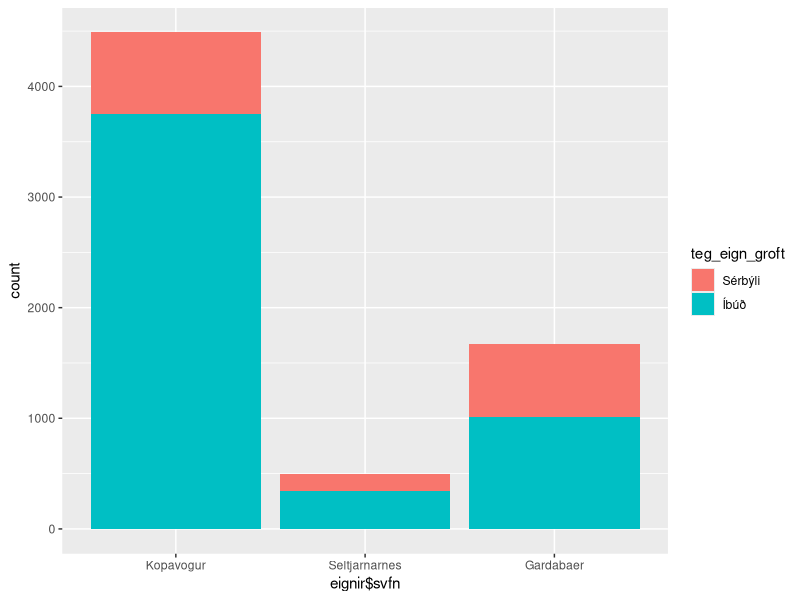
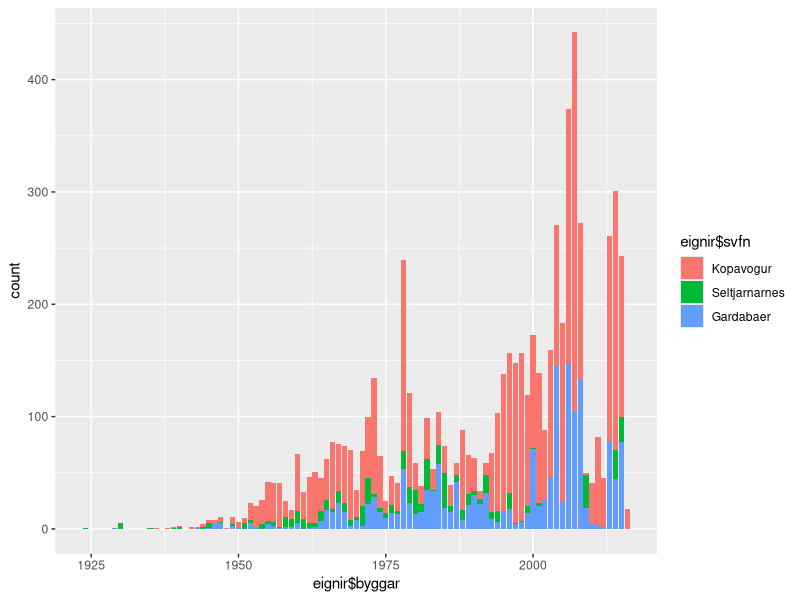
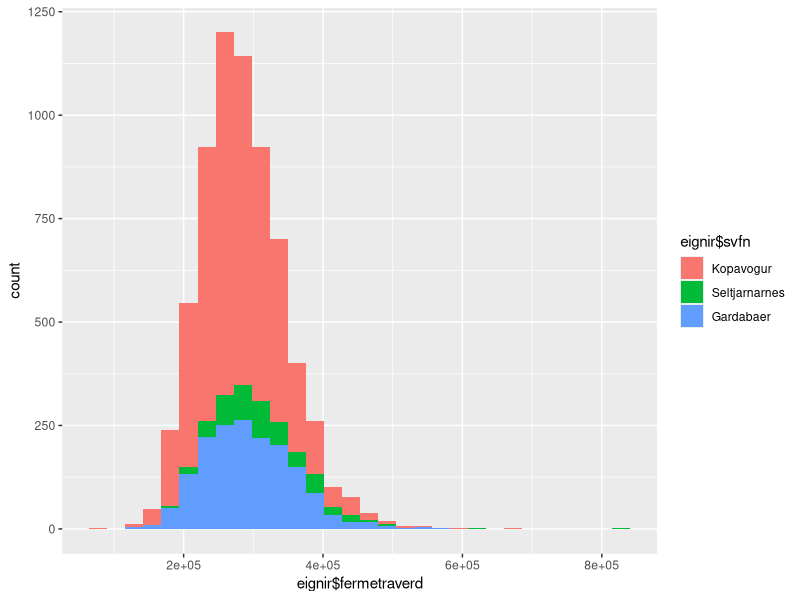
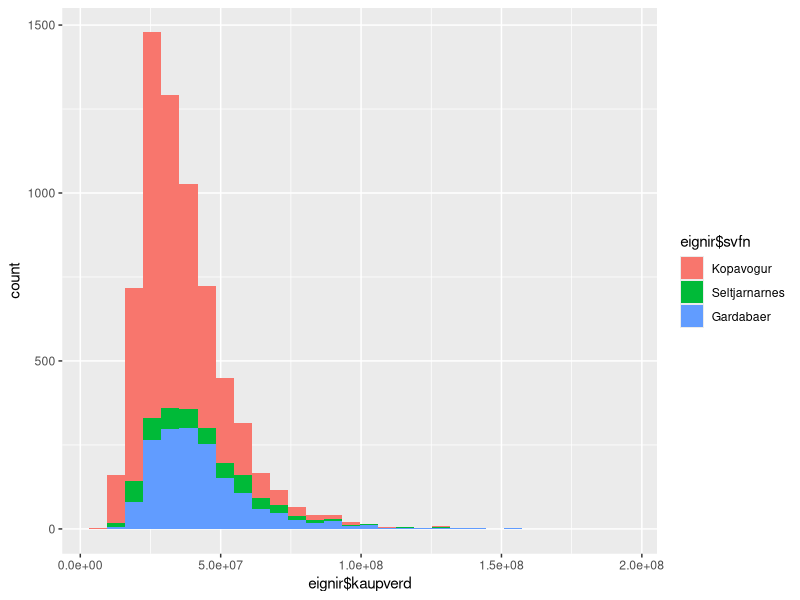
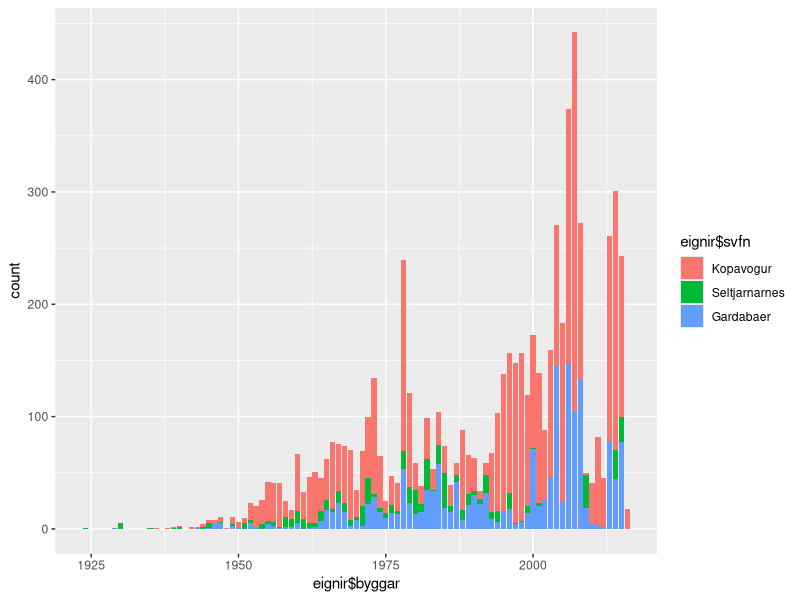
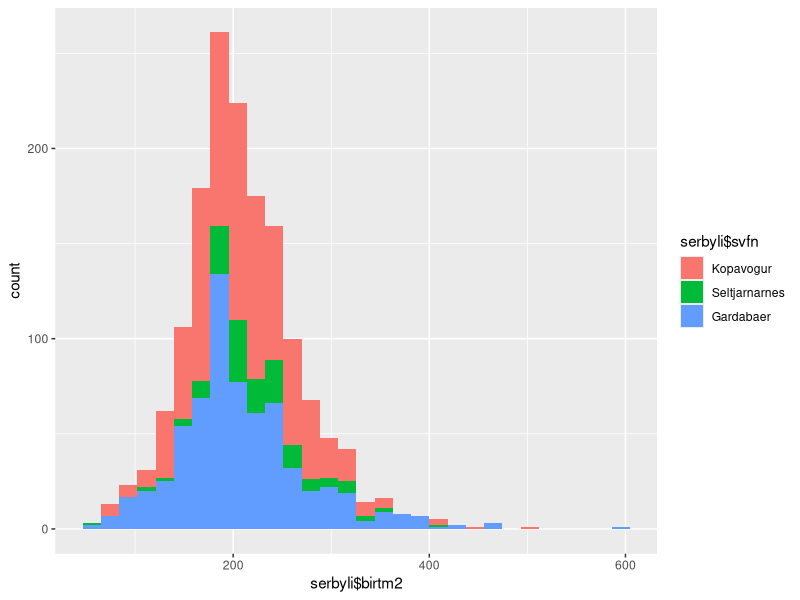
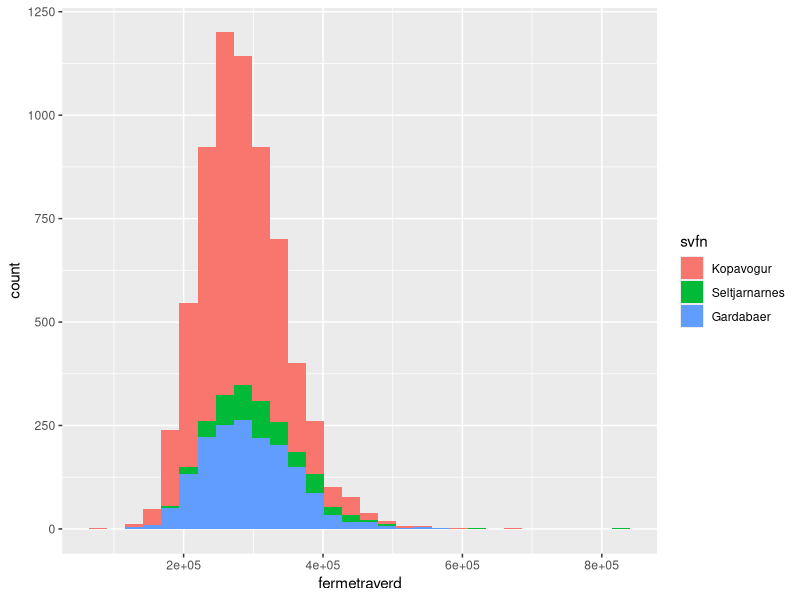
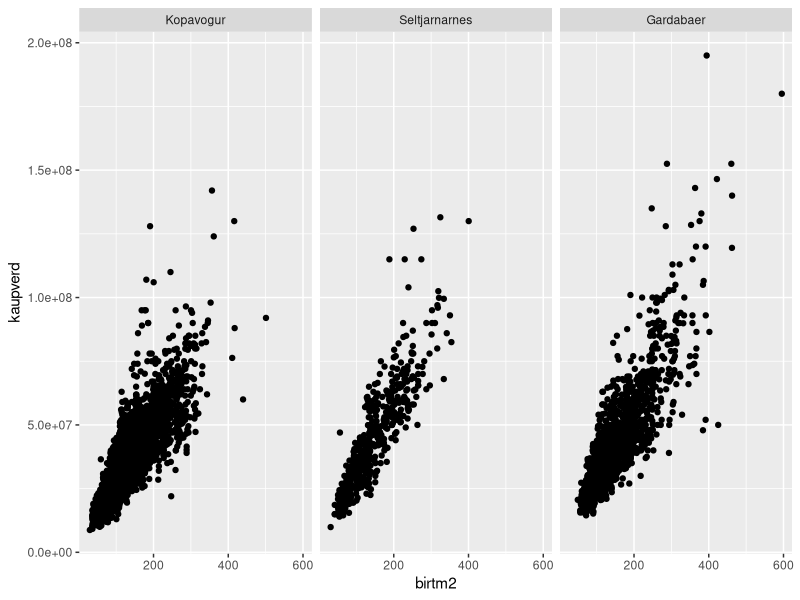

Generate these figures, in order, with R:
## ---- chunk 1

library(utf8)
library(ggplot2)
library(forcats)
library(dplyr)
## ---- chunk 2
ov <- read.table("husnaedisverd_2017.csv", header=TRUE, sep=";")
## ---- chunk 3
ov$kaupverd = ov$kaupverd*1000
## ---- chunk 4
ov$fermetraverd = ov$kaupverd/ov$birtm2
## ---- chunk 5
ov$teg_eign_groft <- forcats::fct_recode(ov$teg_eign, Sérbýli="Einbýlishús", Sérbýli="Parhús", Sérbýli="Raðhús", Íbúð="Íbúðareign")
## ---- chunk 6
sveitarfelag <- c(1000,1100,1300)
eignir <- dplyr::filter(ov, svfn %in% sveitarfelag)
eignir$svfn[eignir$svfn == 1000] = "Kopavogur"
eignir$svfn[eignir$svfn == 1100] = "Seltjarnarnes"
eignir$svfn[eignir$svfn == 1300] = "Gardabaer"
## ---- chunk 7
eignir$svfn = factor(eignir$svfn, levels=c("Kopavogur","Seltjarnarnes","Gardabaer"))
## ---- chunk 8
ggplot(data=eignir, aes(eignir$svfn, fill=teg_eign_groft)) + geom_bar()
## ---- chunk 9
ggplot(data=eignir, aes(x=eignir$byggar, fill=eignir$svfn)) + geom_bar()
## ---- chunk 10

ggplot(data=eignir, aes(x=eignir$fermetraverd, fill=eignir$svfn)) + geom_histogram() 

ggplot(data=eignir, aes(x=eignir$kaupverd, fill=eignir$svfn)) + geom_histogram()

## ---- chunk 11
ggplot(data=eignir, aes(x=eignir$byggar, fill=eignir$svfn)) + geom_bar()
## ---- chunk 12
serbyli = dplyr::filter(eignir, grepl("Sérbýli", eignir$teg_eign_groft))
ggplot(data=serbyli, aes(x=serbyli$birtm2, fill=serbyli$svfn)) + geom_histogram()
## ---- chunk 13
ggplot(data=eignir, aes(x=fermetraverd, fill=svfn)) + geom_histogram()
## ---- chunk 14
ggplot(data=eignir, aes(birtm2, kaupverd)) + geom_point() + facet_grid(.~svfn)
## ---- chunk 15
ggplot(data=ov,aes(x=byggar,y=birtm2)) + geom_point()
## ---- chunk 16
medal_fverd_eignir <- mean(eignir$fermetraverd)
stadal_fverd_eignir <- sd(eignir$fermetraverd)
## ---- chunk 17
kop = dplyr::filter(eignir, grepl("Kopavogur", eignir$svfn))
gar = dplyr::filter(eignir, grepl("Gardabaer", eignir$svfn))
nes = dplyr::filter(eignir, grepl("Seltjarnarnes", eignir$svfn))
midgildi_byggar_kop <- median(kop$byggar, na.rm=TRUE)
midgildi_byggar_gar <- median(gar$byggar, na.rm=TRUE)
midgildi_byggar_nes <- median(nes$byggar, na.rm=TRUE)
## ---- chunk 18
badkor <- dplyr::filter(eignir,teg_eign_groft=="Sérbýli",fjbkar==2)
serbyli_2badkor <- nrow(badkor)
## ---- chunk 19
prop.table(table(eignir$teg_eign_groft, eignir$svfn))
table(eignir$teg_eign_groft, eignir$svfn)
## ---- chunk 20
prop.table(table(eignir$teg_eign_groft, eignir$svfn))
## ---- chunk 21
eignir %>%
  group_by(svfn,teg_eign_groft) %>%
  summarise(meðaltal = mean(fermetraverd), miðgildi = median(fermetraverd), staðalfrávik = sd(fermetraverd),fjoldi=n())
## ---- chunk 22
eignir %>%
  group_by(svfn,teg_eign_groft="Sérbýli") %>%
  summarise(meðaltal = mean(birtm2), miðgildi = median(birtm2), staðalfrávik = sd(birtm2))
